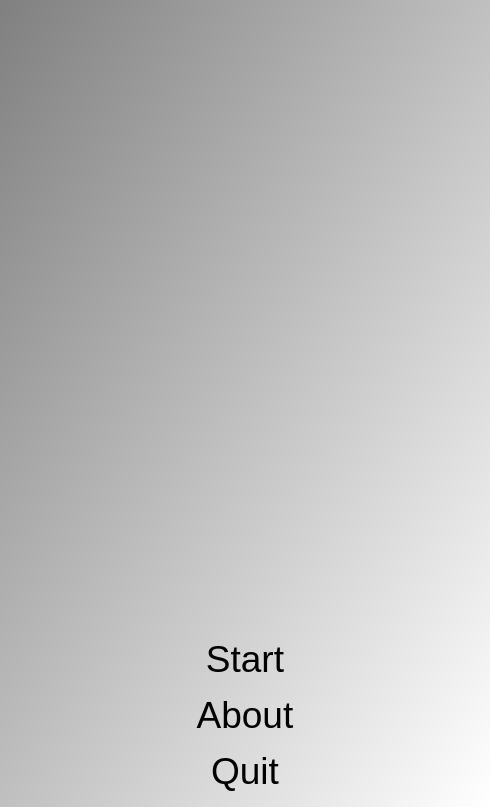
<?xml version="1.0" encoding="UTF-8"?>
<ui version="4.0">
 <class>QtAsciiArterMenuDialog</class>
 <widget class="QDialog" name="QtAsciiArterMenuDialog">
  <property name="geometry">
   <rect>
    <x>0</x>
    <y>0</y>
    <width>490</width>
    <height>807</height>
   </rect>
  </property>
  <property name="font">
   <font>
    <pointsize>28</pointsize>
   </font>
  </property>
  <property name="windowTitle">
   <string>AsciiArter</string>
  </property>
  <property name="styleSheet">
   <string notr="true">QDialog { 
background-color: qlineargradient(x1: 0, y1: 0, x2: 1, y2: 1, stop: 0  #808080, stop: 1 #ffffff);
}
QPushButton { background-color: rgb(255, 255, 255);  }
QPushButton { color: rgb(0,0,0); }
QPushButton { font: 48px, &quot;monospace&quot; }</string>
  </property>
  <layout class="QVBoxLayout" name="verticalLayout">
   <item>
    <widget class="QLabel" name="image_gabor">
     <property name="text">
      <string/>
     </property>
     <property name="pixmap">
      <pixmap resource="AsciiArter.qrc">:/AsciiArter/images/AsciiArterWelcome.png</pixmap>
     </property>
     <property name="alignment">
      <set>Qt::AlignCenter</set>
     </property>
    </widget>
   </item>
   <item>
    <widget class="QPushButton" name="button_start">
     <property name="text">
      <string>Start</string>
     </property>
     <property name="flat">
      <bool>true</bool>
     </property>
    </widget>
   </item>
   <item>
    <widget class="QPushButton" name="button_about">
     <property name="text">
      <string>About</string>
     </property>
     <property name="flat">
      <bool>true</bool>
     </property>
    </widget>
   </item>
   <item>
    <widget class="QPushButton" name="button_quit">
     <property name="text">
      <string>Quit</string>
     </property>
     <property name="flat">
      <bool>true</bool>
     </property>
    </widget>
   </item>
  </layout>
 </widget>
 <layoutdefault spacing="6" margin="11"/>
 <resources>
  <include location="AsciiArter.qrc"/>
 </resources>
 <connections/>
</ui>
